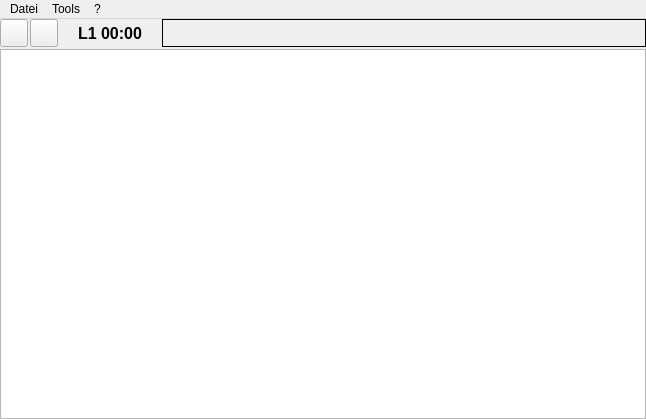
<?xml version="1.0" encoding="UTF-8"?>
<ui version="4.0">
 <class>MainWindow</class>
 <widget class="QMainWindow" name="MainWindow">
  <property name="geometry">
   <rect>
    <x>0</x>
    <y>0</y>
    <width>646</width>
    <height>419</height>
   </rect>
  </property>
  <property name="windowTitle">
   <string>Event Music Machine 2.2</string>
  </property>
  <property name="windowIcon">
   <iconset resource="icons.qrc">
    <normaloff>:/icons/icon.ico</normaloff>:/icons/icon.ico</iconset>
  </property>
  <widget class="QWidget" name="centralWidget">
   <layout class="QHBoxLayout" name="horizontalLayout_4">
    <property name="spacing">
     <number>2</number>
    </property>
    <property name="leftMargin">
     <number>0</number>
    </property>
    <property name="topMargin">
     <number>0</number>
    </property>
    <property name="rightMargin">
     <number>0</number>
    </property>
    <property name="bottomMargin">
     <number>0</number>
    </property>
    <item>
     <widget class="QStackedWidget" name="stackedWidget">
      <property name="enabled">
       <bool>true</bool>
      </property>
      <property name="currentIndex">
       <number>0</number>
      </property>
      <widget class="QWidget" name="stackedWidgetPage1">
       <property name="enabled">
        <bool>true</bool>
       </property>
       <layout class="QVBoxLayout" name="verticalLayout">
        <property name="spacing">
         <number>2</number>
        </property>
        <property name="leftMargin">
         <number>0</number>
        </property>
        <property name="topMargin">
         <number>0</number>
        </property>
        <property name="rightMargin">
         <number>0</number>
        </property>
        <property name="bottomMargin">
         <number>0</number>
        </property>
        <item>
         <layout class="QHBoxLayout" name="horizontalLayout_3">
          <property name="spacing">
           <number>2</number>
          </property>
          <item>
           <widget class="QPushButton" name="pauseAllButton">
            <property name="sizePolicy">
             <sizepolicy hsizetype="Fixed" vsizetype="Fixed">
              <horstretch>0</horstretch>
              <verstretch>0</verstretch>
             </sizepolicy>
            </property>
            <property name="minimumSize">
             <size>
              <width>28</width>
              <height>28</height>
             </size>
            </property>
            <property name="maximumSize">
             <size>
              <width>28</width>
              <height>28</height>
             </size>
            </property>
            <property name="baseSize">
             <size>
              <width>28</width>
              <height>28</height>
             </size>
            </property>
            <property name="text">
             <string/>
            </property>
            <property name="icon">
             <iconset resource="icons.qrc">
              <normaloff>:/icons/control_pause_blue.png</normaloff>:/icons/control_pause_blue.png</iconset>
            </property>
            <property name="iconSize">
             <size>
              <width>22</width>
              <height>22</height>
             </size>
            </property>
           </widget>
          </item>
          <item>
           <widget class="QPushButton" name="stopAllButton">
            <property name="sizePolicy">
             <sizepolicy hsizetype="Fixed" vsizetype="Fixed">
              <horstretch>0</horstretch>
              <verstretch>0</verstretch>
             </sizepolicy>
            </property>
            <property name="minimumSize">
             <size>
              <width>28</width>
              <height>28</height>
             </size>
            </property>
            <property name="maximumSize">
             <size>
              <width>28</width>
              <height>28</height>
             </size>
            </property>
            <property name="baseSize">
             <size>
              <width>28</width>
              <height>28</height>
             </size>
            </property>
            <property name="text">
             <string/>
            </property>
            <property name="icon">
             <iconset resource="icons.qrc">
              <normaloff>:/icons/control_stop_blue.png</normaloff>:/icons/control_stop_blue.png</iconset>
            </property>
            <property name="iconSize">
             <size>
              <width>22</width>
              <height>22</height>
             </size>
            </property>
           </widget>
          </item>
          <item>
           <widget class="QLabel" name="infoBox">
            <property name="sizePolicy">
             <sizepolicy hsizetype="Preferred" vsizetype="Preferred">
              <horstretch>0</horstretch>
              <verstretch>0</verstretch>
             </sizepolicy>
            </property>
            <property name="maximumSize">
             <size>
              <width>100</width>
              <height>16777215</height>
             </size>
            </property>
            <property name="font">
             <font>
              <pointsize>12</pointsize>
              <weight>75</weight>
              <bold>true</bold>
             </font>
            </property>
            <property name="text">
             <string>L1 00:00</string>
            </property>
            <property name="alignment">
             <set>Qt::AlignCenter</set>
            </property>
           </widget>
          </item>
          <item>
           <widget class="LayerSelector" name="layerSelector" native="true">
            <property name="styleSheet">
             <string notr="true">border:1px solid black;</string>
            </property>
           </widget>
          </item>
         </layout>
        </item>
        <item>
         <widget class="SlotTableWidget" name="slotTableWidget"/>
        </item>
       </layout>
      </widget>
      <widget class="QWidget" name="stackedWidgetPage2">
       <property name="enabled">
        <bool>false</bool>
       </property>
       <layout class="QVBoxLayout" name="verticalLayout_3">
        <property name="spacing">
         <number>5</number>
        </property>
        <property name="leftMargin">
         <number>5</number>
        </property>
        <property name="topMargin">
         <number>5</number>
        </property>
        <property name="rightMargin">
         <number>5</number>
        </property>
        <property name="bottomMargin">
         <number>5</number>
        </property>
        <item>
         <widget class="QWidget" name="playlistToolsWidget" native="true">
          <layout class="QHBoxLayout" name="horizontalLayout">
           <property name="spacing">
            <number>2</number>
           </property>
           <property name="leftMargin">
            <number>0</number>
           </property>
           <property name="topMargin">
            <number>0</number>
           </property>
           <property name="rightMargin">
            <number>0</number>
           </property>
           <property name="bottomMargin">
            <number>0</number>
           </property>
           <item>
            <widget class="QPushButton" name="openButton">
             <property name="sizePolicy">
              <sizepolicy hsizetype="Fixed" vsizetype="Fixed">
               <horstretch>0</horstretch>
               <verstretch>0</verstretch>
              </sizepolicy>
             </property>
             <property name="icon">
              <iconset resource="icons.qrc">
               <normaloff>:/icons/folder.png</normaloff>:/icons/folder.png</iconset>
             </property>
             <property name="iconSize">
              <size>
               <width>25</width>
               <height>25</height>
              </size>
             </property>
            </widget>
           </item>
           <item>
            <widget class="QPushButton" name="saveButton">
             <property name="sizePolicy">
              <sizepolicy hsizetype="Fixed" vsizetype="Fixed">
               <horstretch>0</horstretch>
               <verstretch>0</verstretch>
              </sizepolicy>
             </property>
             <property name="icon">
              <iconset resource="icons.qrc">
               <normaloff>:/icons/save_as.png</normaloff>:/icons/save_as.png</iconset>
             </property>
             <property name="iconSize">
              <size>
               <width>25</width>
               <height>25</height>
              </size>
             </property>
            </widget>
           </item>
           <item>
            <spacer name="horizontalSpacer_2">
             <property name="orientation">
              <enum>Qt::Horizontal</enum>
             </property>
             <property name="sizeHint" stdset="0">
              <size>
               <width>40</width>
               <height>20</height>
              </size>
             </property>
            </spacer>
           </item>
          </layout>
         </widget>
        </item>
        <item>
         <widget class="QSplitter" name="splitter">
          <property name="orientation">
           <enum>Qt::Vertical</enum>
          </property>
          <widget class="QColumnView" name="fileView">
           <property name="editTriggers">
            <set>QAbstractItemView::NoEditTriggers</set>
           </property>
           <property name="dragEnabled">
            <bool>true</bool>
           </property>
           <property name="dragDropMode">
            <enum>QAbstractItemView::DragOnly</enum>
           </property>
           <property name="selectionMode">
            <enum>QAbstractItemView::ExtendedSelection</enum>
           </property>
          </widget>
          <widget class="QWidget" name="playlistWidget" native="true">
           <layout class="QVBoxLayout" name="verticalLayout_5">
            <property name="leftMargin">
             <number>0</number>
            </property>
            <property name="topMargin">
             <number>0</number>
            </property>
            <property name="rightMargin">
             <number>0</number>
            </property>
            <property name="bottomMargin">
             <number>0</number>
            </property>
            <item>
             <widget class="QSplitter" name="splitter_2">
              <property name="sizePolicy">
               <sizepolicy hsizetype="Expanding" vsizetype="Expanding">
                <horstretch>0</horstretch>
                <verstretch>0</verstretch>
               </sizepolicy>
              </property>
              <property name="orientation">
               <enum>Qt::Horizontal</enum>
              </property>
              <widget class="PlaylistWidget" name="playListTable">
               <property name="styleSheet">
                <string notr="true">font-size:20px;</string>
               </property>
               <property name="editTriggers">
                <set>QAbstractItemView::NoEditTriggers</set>
               </property>
               <property name="showDropIndicator" stdset="0">
                <bool>false</bool>
               </property>
               <property name="selectionMode">
                <enum>QAbstractItemView::SingleSelection</enum>
               </property>
               <property name="selectionBehavior">
                <enum>QAbstractItemView::SelectRows</enum>
               </property>
               <attribute name="horizontalHeaderHighlightSections">
                <bool>false</bool>
               </attribute>
               <attribute name="verticalHeaderVisible">
                <bool>false</bool>
               </attribute>
               <attribute name="verticalHeaderDefaultSectionSize">
                <number>40</number>
               </attribute>
               <attribute name="verticalHeaderMinimumSectionSize">
                <number>40</number>
               </attribute>
              </widget>
              <widget class="QWidget" name="historyWidget" native="true">
               <layout class="QGridLayout" name="gridLayout">
                <property name="leftMargin">
                 <number>0</number>
                </property>
                <property name="topMargin">
                 <number>0</number>
                </property>
                <property name="rightMargin">
                 <number>0</number>
                </property>
                <property name="bottomMargin">
                 <number>0</number>
                </property>
                <item row="0" column="0">
                 <widget class="QLabel" name="label">
                  <property name="font">
                   <font>
                    <weight>75</weight>
                    <bold>true</bold>
                   </font>
                  </property>
                  <property name="text">
                   <string>History:</string>
                  </property>
                 </widget>
                </item>
                <item row="1" column="0" colspan="2">
                 <widget class="HistoryListWidget" name="historyList"/>
                </item>
                <item row="0" column="1">
                 <widget class="QPushButton" name="saveHistoryButton">
                  <property name="sizePolicy">
                   <sizepolicy hsizetype="Fixed" vsizetype="Fixed">
                    <horstretch>0</horstretch>
                    <verstretch>0</verstretch>
                   </sizepolicy>
                  </property>
                  <property name="icon">
                   <iconset resource="icons.qrc">
                    <normaloff>:/icons/save_as.png</normaloff>:/icons/save_as.png</iconset>
                  </property>
                 </widget>
                </item>
               </layout>
              </widget>
             </widget>
            </item>
            <item>
             <widget class="QWidget" name="playlistControlWidget" native="true">
              <layout class="QHBoxLayout" name="horizontalLayout_2">
               <property name="leftMargin">
                <number>0</number>
               </property>
               <property name="topMargin">
                <number>0</number>
               </property>
               <property name="rightMargin">
                <number>0</number>
               </property>
               <property name="bottomMargin">
                <number>0</number>
               </property>
               <item>
                <widget class="QCheckBox" name="autoPlayCheckBox">
                 <property name="icon">
                  <iconset resource="icons.qrc">
                   <normaloff>:/icons/arrow_switch.png</normaloff>:/icons/arrow_switch.png</iconset>
                 </property>
                 <property name="iconSize">
                  <size>
                   <width>25</width>
                   <height>25</height>
                  </size>
                 </property>
                </widget>
               </item>
               <item>
                <widget class="QPushButton" name="playlistNextButton">
                 <property name="minimumSize">
                  <size>
                   <width>0</width>
                   <height>27</height>
                  </size>
                 </property>
                 <property name="maximumSize">
                  <size>
                   <width>16777215</width>
                   <height>27</height>
                  </size>
                 </property>
                 <property name="font">
                  <font>
                   <pointsize>-1</pointsize>
                   <weight>75</weight>
                   <bold>true</bold>
                  </font>
                 </property>
                 <property name="styleSheet">
                  <string notr="true">font-size:12px;
font-weight:bold;</string>
                 </property>
                 <property name="text">
                  <string>NEXT</string>
                 </property>
                 <property name="icon">
                  <iconset resource="icons.qrc">
                   <normaloff>:/icons/document_page_next.png</normaloff>:/icons/document_page_next.png</iconset>
                 </property>
                 <property name="iconSize">
                  <size>
                   <width>25</width>
                   <height>25</height>
                  </size>
                 </property>
                </widget>
               </item>
               <item>
                <spacer name="horizontalSpacer">
                 <property name="orientation">
                  <enum>Qt::Horizontal</enum>
                 </property>
                 <property name="sizeHint" stdset="0">
                  <size>
                   <width>40</width>
                   <height>20</height>
                  </size>
                 </property>
                </spacer>
               </item>
              </layout>
             </widget>
            </item>
            <item>
             <widget class="QWidget" name="playerWidget" native="true">
              <layout class="QHBoxLayout" name="playerLayout">
               <property name="spacing">
                <number>5</number>
               </property>
               <property name="leftMargin">
                <number>0</number>
               </property>
               <property name="topMargin">
                <number>0</number>
               </property>
               <property name="rightMargin">
                <number>0</number>
               </property>
               <property name="bottomMargin">
                <number>0</number>
               </property>
              </layout>
             </widget>
            </item>
           </layout>
          </widget>
         </widget>
        </item>
       </layout>
      </widget>
     </widget>
    </item>
   </layout>
  </widget>
  <widget class="QMenuBar" name="menuBar">
   <property name="geometry">
    <rect>
     <x>0</x>
     <y>0</y>
     <width>646</width>
     <height>21</height>
    </rect>
   </property>
   <widget class="QMenu" name="fileMenu">
    <property name="title">
     <string>Datei</string>
    </property>
    <addaction name="configAction"/>
    <addaction name="slotStoreAction"/>
    <addaction name="setConfigurationAction"/>
   </widget>
   <widget class="QMenu" name="menu">
    <property name="title">
     <string notr="true">?</string>
    </property>
    <addaction name="aboutAction"/>
   </widget>
   <widget class="QMenu" name="menuDiverses">
    <property name="title">
     <string>Tools</string>
    </property>
    <addaction name="colorAction"/>
    <addaction name="clearLayerAction"/>
    <addaction name="resetCountersAction"/>
   </widget>
   <addaction name="fileMenu"/>
   <addaction name="menuDiverses"/>
   <addaction name="menu"/>
  </widget>
  <action name="configAction">
   <property name="icon">
    <iconset resource="icons.qrc">
     <normaloff>:/icons/setting_tools.png</normaloff>:/icons/setting_tools.png</iconset>
   </property>
   <property name="text">
    <string>Einstellungen</string>
   </property>
  </action>
  <action name="editAction">
   <property name="text">
    <string>Slots editieren</string>
   </property>
  </action>
  <action name="aboutAction">
   <property name="text">
    <string>Über die Event Music Machine</string>
   </property>
  </action>
  <action name="slotAction">
   <property name="checkable">
    <bool>true</bool>
   </property>
   <property name="icon">
    <iconset resource="icons.qrc">
     <normaloff>:/icons/small_tiles.png</normaloff>:/icons/small_tiles.png</iconset>
   </property>
   <property name="text">
    <string>Slots</string>
   </property>
  </action>
  <action name="playlistAction">
   <property name="checkable">
    <bool>true</bool>
   </property>
   <property name="icon">
    <iconset resource="icons.qrc">
     <normaloff>:/icons/control_play_blue.png</normaloff>:/icons/control_play_blue.png</iconset>
   </property>
   <property name="text">
    <string>Playlist</string>
   </property>
  </action>
  <action name="slotStoreAction">
   <property name="icon">
    <iconset resource="icons.qrc">
     <normaloff>:/icons/server_components.png</normaloff>:/icons/server_components.png</iconset>
   </property>
   <property name="text">
    <string>Slot-Speicher</string>
   </property>
  </action>
  <action name="colorAction">
   <property name="text">
    <string>Farben dieses Layers auf alle anderen übertragen</string>
   </property>
  </action>
  <action name="clearLayerAction">
   <property name="text">
    <string>Alle Slots in diesem Layer löschen</string>
   </property>
  </action>
  <action name="setConfigurationAction">
   <property name="text">
    <string>Konfiguration wechseln</string>
   </property>
  </action>
  <action name="resetCountersAction">
   <property name="text">
    <string>Alle Slot-Zähler in diesem Layer zurücksetzen</string>
   </property>
  </action>
 </widget>
 <layoutdefault spacing="6" margin="11"/>
 <customwidgets>
  <customwidget>
   <class>PlaylistWidget</class>
   <extends>QTableWidget</extends>
   <header>view/playlistwidget.h</header>
  </customwidget>
  <customwidget>
   <class>HistoryListWidget</class>
   <extends>QListWidget</extends>
   <header>view/historylistwidget.h</header>
  </customwidget>
  <customwidget>
   <class>LayerSelector</class>
   <extends>QWidget</extends>
   <header>view/layerselector.h</header>
   <container>1</container>
  </customwidget>
  <customwidget>
   <class>SlotTableWidget</class>
   <extends>QTableWidget</extends>
   <header>view/slottablewidget.h</header>
  </customwidget>
 </customwidgets>
 <resources>
  <include location="icons.qrc"/>
 </resources>
 <connections/>
</ui>
